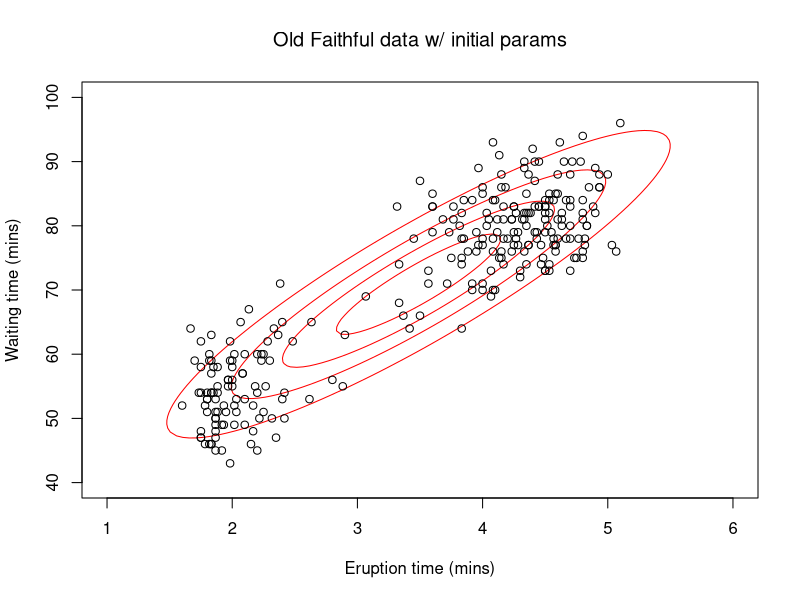
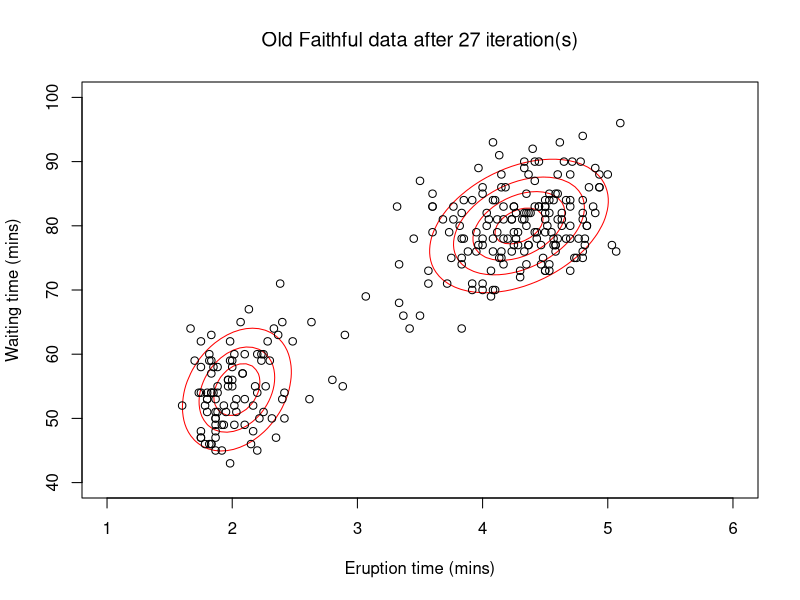

Source code (R) for these figures, in order:
## ---- chunk 1
  #load library for multivariate normal
  library(mvtnorm)

  #load Old Faithful data frame
  data(faithful)

  #setup grid for plotting
  xpts <- seq(from=1,to=6,length.out=100)
  ypts <- seq(from=40,to=100,length.out=100)

  #initial parameter setup (chosen to be deliberately bad)
  theta <- list(
      tau=c(0.5,0.5),
      mu1 = c(4, 40), 
      mu2 = c(2, 50), 
      sigma1=matrix(c(0.8,7,7,70),ncol=2),
      sigma2=matrix(c(0.8,7,7,70),ncol=2)
    )

  #E step: calculates conditional probabilities for latent variables
  E.step <- function(theta){
    t(apply(cbind(
      theta$tau[1] * dmvnorm(faithful,mean=theta$mu1,sigma=theta$sigma1),
      theta$tau[2] * dmvnorm(faithful,mean=theta$mu2,sigma=theta$sigma2)
    ),1,function(x) x/sum(x)))
  }

  #M step: calculates the parameter estimates which maximise Q
  M.step <- function(T){
    list(
      tau= apply(T,2,mean),
      mu1= apply(faithful,2,weighted.mean,T[,1]),
      mu2= apply(faithful,2,weighted.mean,T[,2]),
      sigma1= cov.wt(faithful,T[,1])$cov,
      sigma2= cov.wt(faithful,T[,2])$cov
    )
  }

  #function to plot current data
  plot.em.initial <- function(theta){
    mixture.contour <- outer(xpts,ypts,function(x,y) {
      theta$tau[1]*dmvnorm(cbind(x,y),mean=theta$mu1,sigma=theta$sigma1) + theta$tau[2]*dmvnorm(cbind(x,y),mean=theta$mu2,sigma=theta$sigma2)
    })
    contour(xpts,ypts,mixture.contour,nlevels=5,drawlabel=FALSE,col="red",xlab="Eruption time (mins)",ylab="Waiting time (mins)",main=expression("Old Faithful data w/ initial params"))
    points(faithful)
  }
  
    # run code
    T <- E.step(theta)
    theta <- M.step(T)
    plot.em.initial(theta)

## ---- chunk 2

   #initial parameter setup (chosen to be deliberately bad)
  iter <- 27
  theta.iter <- list(
      tau=c(0.5,0.5),
      mu1=c(2.8,75),
      mu2=c(3.6,58),
      sigma1=matrix(c(0.8,7,7,70),ncol=2),
      sigma2=matrix(c(0.8,7,7,70),ncol=2)
    )
  
  #E step: calculates conditional probabilities for latent variables
  E.step <- function(theta){
    t(apply(cbind(
      theta$tau[1] * dmvnorm(faithful,mean=theta$mu1,sigma=theta$sigma1),
      theta$tau[2] * dmvnorm(faithful,mean=theta$mu2,sigma=theta$sigma2)
    ),1,function(x) x/sum(x)))
  }

  #M step: calculates the parameter estimates which maximise Q
  M.step <- function(T){
    list(
      tau= apply(T,2,mean),
      mu1= apply(faithful,2,weighted.mean,T[,1]),
      mu2= apply(faithful,2,weighted.mean,T[,2]),
      sigma1= cov.wt(faithful,T[,1])$cov,
      sigma2= cov.wt(faithful,T[,2])$cov
    )
  }

  #function to plot data after iterations
  plot.em.iter <- function(theta){
    mixture.contour <- outer(xpts,ypts,function(x,y) {
      theta$tau[1]*dmvnorm(cbind(x,y),mean=theta$mu1,sigma=theta$sigma1) + theta$tau[2]*dmvnorm(cbind(x,y),mean=theta$mu2,sigma=theta$sigma2)
    })
    contour(xpts,ypts,mixture.contour,nlevels=5,drawlabel=FALSE,col="red",xlab="Eruption time (mins)",ylab="Waiting time (mins)",main=bquote("Old Faithful data after" ~ .(iter) ~ "iteration(s)"))
    points(faithful)
  }
  
    # run code
    for (i in 1:iter){
      T <- E.step(theta.iter)
      theta.iter <- M.step(T)
    }
    plot.em.iter(theta.iter)

